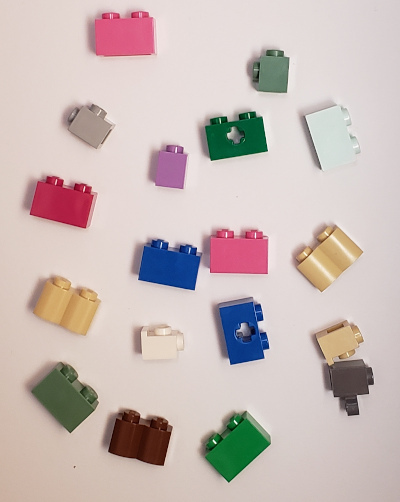
#> input picture InterfacageNumerique/bloc_camera/python/bricks2.jpg, 400 x 502 px
$ python blood_detection.py
#> lines starting #> are read from the running program, lines starting #| are printed output that depends on the picture
# -*- coding: utf-8 -*-
"""*blood_detection.py* file.

*blood_detection* file contains a script to detect blood on
hand images.
6 images are necessary :
 - 3 "white background" images in R, G and B lighting
 - 3 "hand" images in R, G and B lighting

This file is attached to a 1st year of engineer training labwork in digital interface development.

.. note:: LEnsE - Institut d'Optique - version 0.1

.. moduleauthor:: Julien VILLEMEJANE <julien.villemejane@institutoptique.fr>
.. creation:: 08/jan/2025

Based on an idea of Julien MOREAU <julien.moreau@institutoptique.fr>
"""

import cv2
import numpy as np
from matplotlib import pyplot as plt

grayscale_image = cv2.imread('bricks2.jpg', cv2.IMREAD_GRAYSCALE)
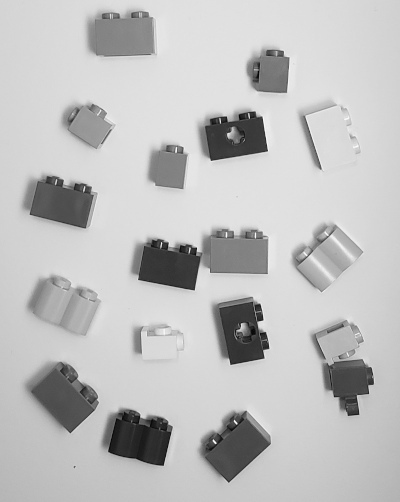
#> grayscale_image: shape (502, 400); min 4, max 252, mean 191.2
print(grayscale_image.shape)
#| (502, 400)

plt.imshow(grayscale_image, cmap='gray')
plt.show()
